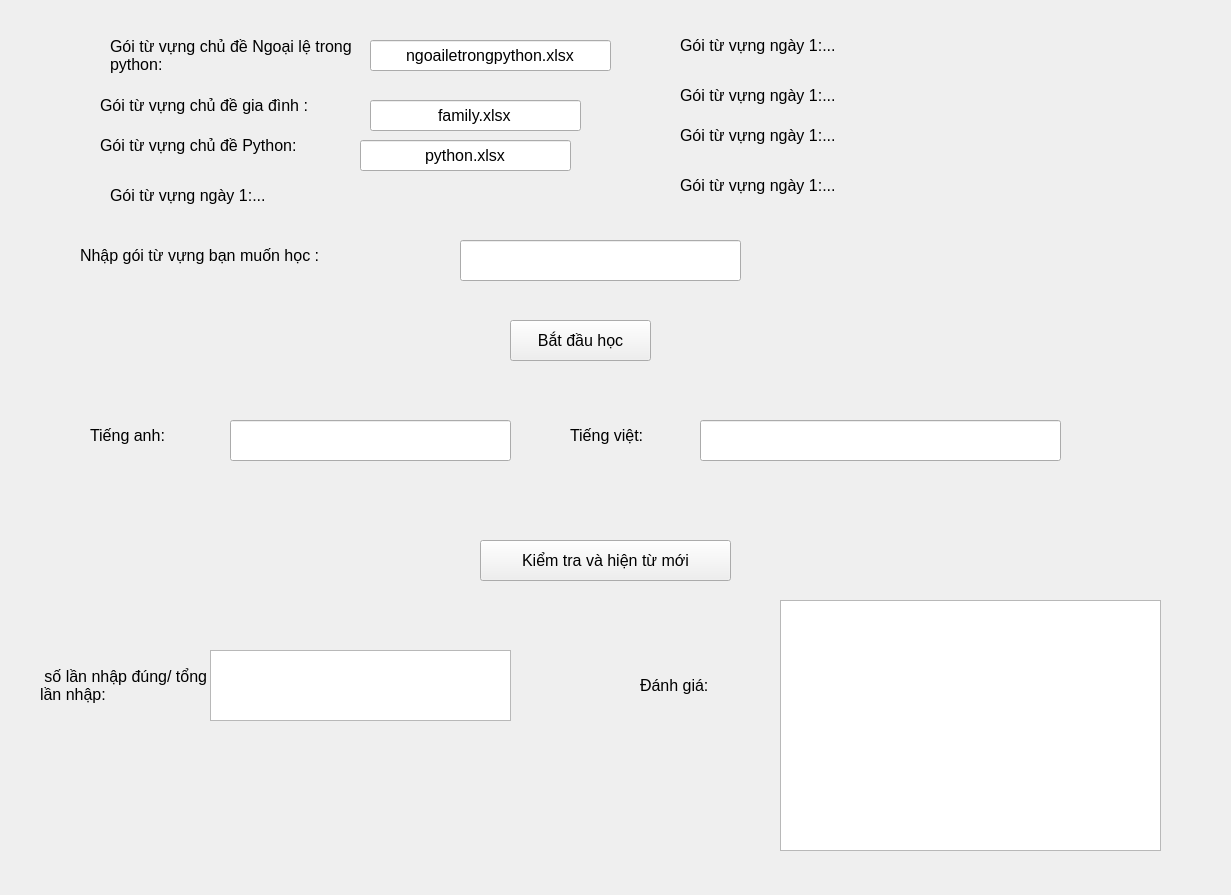
<?xml version="1.0" encoding="UTF-8"?>
<ui version="4.0">
 <class>Form</class>
 <widget class="QWidget" name="Form">
  <property name="geometry">
   <rect>
    <x>0</x>
    <y>0</y>
    <width>1231</width>
    <height>895</height>
   </rect>
  </property>
  <property name="font">
   <font>
    <pointsize>12</pointsize>
   </font>
  </property>
  <property name="windowTitle">
   <string>Form</string>
  </property>
  <widget class="QLabel" name="label">
   <property name="geometry">
    <rect>
     <x>110</x>
     <y>10</y>
     <width>251</width>
     <height>91</height>
    </rect>
   </property>
   <property name="text">
    <string>Gói từ vựng chủ đề Ngoại lệ trong python:</string>
   </property>
   <property name="wordWrap">
    <bool>true</bool>
   </property>
  </widget>
  <widget class="QLabel" name="label_2">
   <property name="geometry">
    <rect>
     <x>100</x>
     <y>90</y>
     <width>281</width>
     <height>31</height>
    </rect>
   </property>
   <property name="text">
    <string>Gói từ vựng chủ đề gia đình :</string>
   </property>
  </widget>
  <widget class="QLabel" name="label_3">
   <property name="geometry">
    <rect>
     <x>100</x>
     <y>130</y>
     <width>261</width>
     <height>31</height>
    </rect>
   </property>
   <property name="text">
    <string>Gói từ vựng chủ đề Python:</string>
   </property>
  </widget>
  <widget class="QLabel" name="label_7">
   <property name="geometry">
    <rect>
     <x>680</x>
     <y>30</y>
     <width>201</width>
     <height>31</height>
    </rect>
   </property>
   <property name="text">
    <string>Gói từ vựng ngày 1:...</string>
   </property>
  </widget>
  <widget class="QLabel" name="label_8">
   <property name="geometry">
    <rect>
     <x>680</x>
     <y>80</y>
     <width>201</width>
     <height>31</height>
    </rect>
   </property>
   <property name="text">
    <string>Gói từ vựng ngày 1:...</string>
   </property>
  </widget>
  <widget class="QLabel" name="label_9">
   <property name="geometry">
    <rect>
     <x>680</x>
     <y>120</y>
     <width>201</width>
     <height>31</height>
    </rect>
   </property>
   <property name="text">
    <string>Gói từ vựng ngày 1:...</string>
   </property>
  </widget>
  <widget class="QLineEdit" name="lnenhapfile">
   <property name="geometry">
    <rect>
     <x>460</x>
     <y>240</y>
     <width>281</width>
     <height>41</height>
    </rect>
   </property>
  </widget>
  <widget class="QLabel" name="label_13">
   <property name="geometry">
    <rect>
     <x>80</x>
     <y>220</y>
     <width>391</width>
     <height>71</height>
    </rect>
   </property>
   <property name="text">
    <string>Nhập gói từ vựng bạn muốn học :</string>
   </property>
   <property name="wordWrap">
    <bool>true</bool>
   </property>
  </widget>
  <widget class="QLineEdit" name="lnetienganh">
   <property name="geometry">
    <rect>
     <x>230</x>
     <y>420</y>
     <width>281</width>
     <height>41</height>
    </rect>
   </property>
  </widget>
  <widget class="QLineEdit" name="lnetiengviet">
   <property name="geometry">
    <rect>
     <x>700</x>
     <y>420</y>
     <width>361</width>
     <height>41</height>
    </rect>
   </property>
  </widget>
  <widget class="QLabel" name="label_14">
   <property name="geometry">
    <rect>
     <x>90</x>
     <y>420</y>
     <width>111</width>
     <height>31</height>
    </rect>
   </property>
   <property name="text">
    <string>Tiếng anh:</string>
   </property>
  </widget>
  <widget class="QLabel" name="label_15">
   <property name="geometry">
    <rect>
     <x>570</x>
     <y>420</y>
     <width>111</width>
     <height>31</height>
    </rect>
   </property>
   <property name="text">
    <string>Tiếng việt:</string>
   </property>
  </widget>
  <widget class="QLabel" name="label_16">
   <property name="geometry">
    <rect>
     <x>40</x>
     <y>650</y>
     <width>171</width>
     <height>71</height>
    </rect>
   </property>
   <property name="text">
    <string> số lần nhập đúng/ tổng lần nhập:</string>
   </property>
   <property name="wordWrap">
    <bool>true</bool>
   </property>
  </widget>
  <widget class="QLabel" name="label_4">
   <property name="geometry">
    <rect>
     <x>640</x>
     <y>630</y>
     <width>141</width>
     <height>111</height>
    </rect>
   </property>
   <property name="text">
    <string>Đánh giá:</string>
   </property>
   <property name="wordWrap">
    <bool>true</bool>
   </property>
  </widget>
  <widget class="QPushButton" name="btnsubmit">
   <property name="geometry">
    <rect>
     <x>480</x>
     <y>540</y>
     <width>251</width>
     <height>41</height>
    </rect>
   </property>
   <property name="text">
    <string>Kiểm tra và hiện từ mới</string>
   </property>
  </widget>
  <widget class="QTextEdit" name="txtlannhapsai_2">
   <property name="geometry">
    <rect>
     <x>210</x>
     <y>650</y>
     <width>301</width>
     <height>71</height>
    </rect>
   </property>
  </widget>
  <widget class="QTextEdit" name="txtloikhuyen">
   <property name="geometry">
    <rect>
     <x>780</x>
     <y>600</y>
     <width>381</width>
     <height>251</height>
    </rect>
   </property>
  </widget>
  <widget class="QLineEdit" name="lineEdit">
   <property name="geometry">
    <rect>
     <x>370</x>
     <y>100</y>
     <width>211</width>
     <height>31</height>
    </rect>
   </property>
   <property name="text">
    <string>family.xlsx</string>
   </property>
   <property name="alignment">
    <set>Qt::AlignCenter</set>
   </property>
  </widget>
  <widget class="QPushButton" name="btnbatdauhoc">
   <property name="geometry">
    <rect>
     <x>510</x>
     <y>320</y>
     <width>141</width>
     <height>41</height>
    </rect>
   </property>
   <property name="text">
    <string>Bắt đầu học</string>
   </property>
  </widget>
  <widget class="QLineEdit" name="lineEdit_2">
   <property name="geometry">
    <rect>
     <x>370</x>
     <y>40</y>
     <width>241</width>
     <height>31</height>
    </rect>
   </property>
   <property name="text">
    <string>ngoailetrongpython.xlsx</string>
   </property>
   <property name="alignment">
    <set>Qt::AlignCenter</set>
   </property>
  </widget>
  <widget class="QLineEdit" name="lineEdit_3">
   <property name="geometry">
    <rect>
     <x>360</x>
     <y>140</y>
     <width>211</width>
     <height>31</height>
    </rect>
   </property>
   <property name="text">
    <string>python.xlsx</string>
   </property>
   <property name="alignment">
    <set>Qt::AlignCenter</set>
   </property>
  </widget>
  <widget class="QLabel" name="label_10">
   <property name="geometry">
    <rect>
     <x>110</x>
     <y>180</y>
     <width>201</width>
     <height>31</height>
    </rect>
   </property>
   <property name="text">
    <string>Gói từ vựng ngày 1:...</string>
   </property>
  </widget>
  <widget class="QLabel" name="label_11">
   <property name="geometry">
    <rect>
     <x>680</x>
     <y>170</y>
     <width>201</width>
     <height>31</height>
    </rect>
   </property>
   <property name="text">
    <string>Gói từ vựng ngày 1:...</string>
   </property>
  </widget>
 </widget>
 <resources/>
 <connections/>
</ui>
